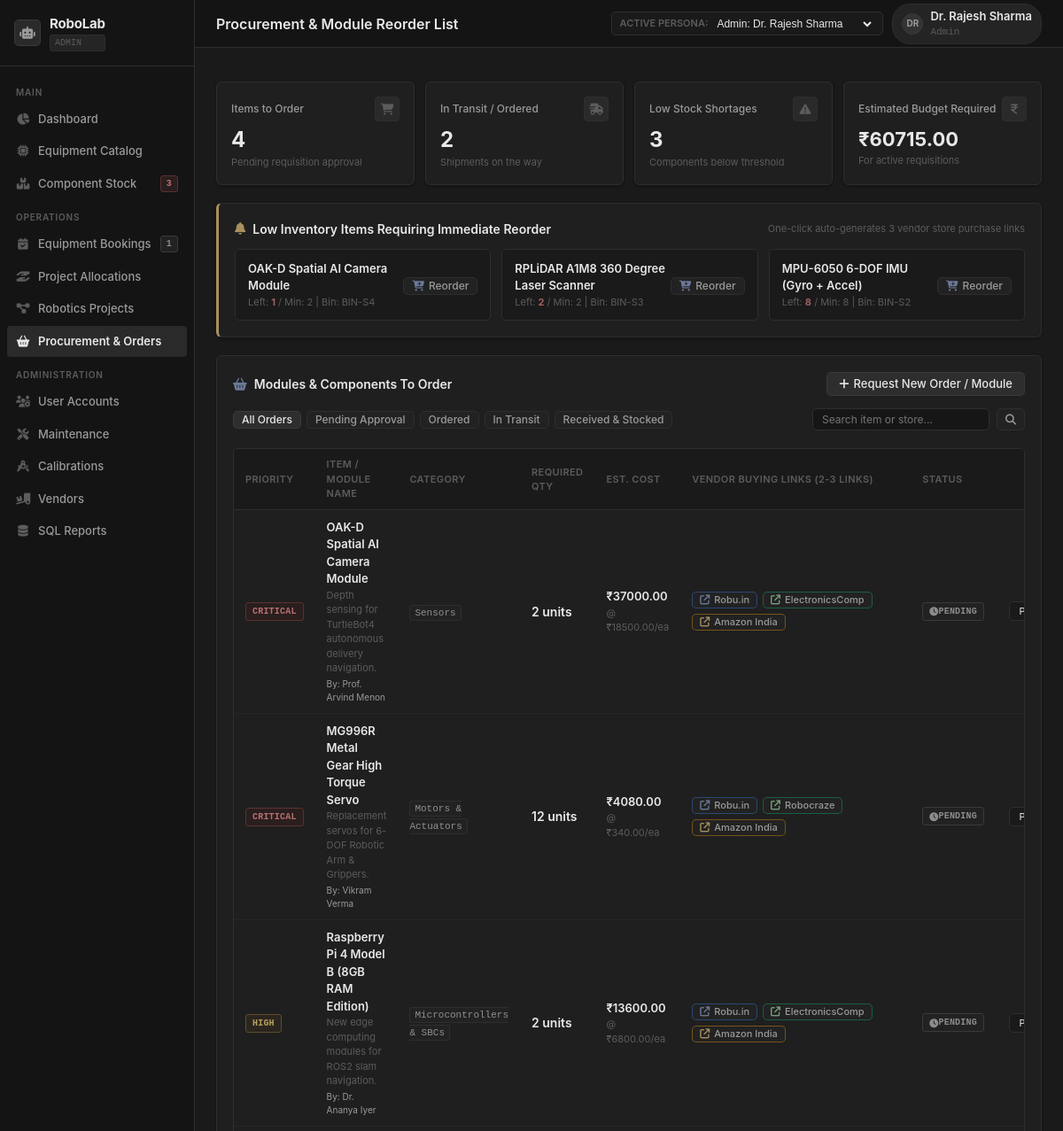
The app's page /procurement (upper part), older data.
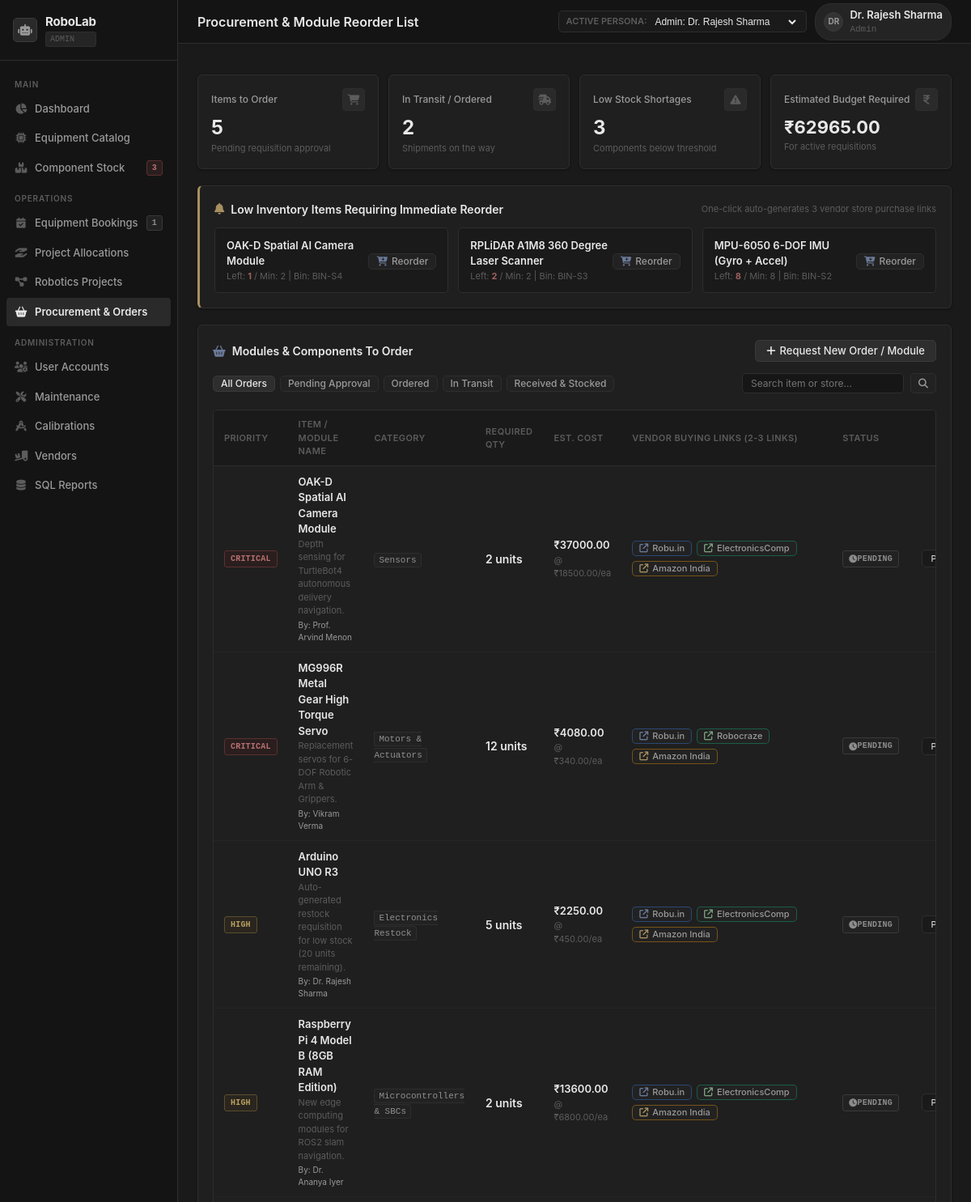
The same page, newer data.
### tables this page shows
CREATE TABLE COMPONENTS (
    component_id TEXT PRIMARY KEY,
    component_name TEXT NOT NULL,
    category_id INTEGER NOT NULL,
    total_quantity INTEGER NOT NULL CHECK (total_quantity >= 0),
    available_quantity INTEGER NOT NULL CHECK (available_quantity >= 0),
    minimum_stock INTEGER NOT NULL DEFAULT 5 CHECK (minimum_stock >= 0),
    unit_cost REAL DEFAULT 0.00 CHECK (unit_cost >= 0),
    storage_bin TEXT,
    specifications TEXT,
    created_at DATETIME DEFAULT CURRENT_TIMESTAMP,
    FOREIGN KEY (category_id) REFERENCES COMPONENT_CATEGORIES(category_id)
);

CREATE TABLE REQUISITIONS (
    requisition_id INTEGER PRIMARY KEY AUTOINCREMENT,
    component_id TEXT,
    item_name TEXT NOT NULL,
    category_name TEXT DEFAULT 'Electronics',
    required_quantity INTEGER NOT NULL DEFAULT 1,
    estimated_unit_cost REAL DEFAULT 0.00,
    priority TEXT CHECK(priority IN ('Critical', 'High', 'Medium', 'Low')) DEFAULT 'Medium',
    status TEXT CHECK(status IN ('Pending Order', 'Approved', 'Ordered', 'In Transit', 'Received', 'Cancelled')) DEFAULT 'Pending Order',
    vendor_name_1 TEXT DEFAULT 'Robu.in',
    buy_link_1 TEXT,
    vendor_name_2 TEXT DEFAULT 'ElectronicsComp',
    buy_link_2 TEXT,
    vendor_name_3 TEXT DEFAULT 'Amazon India',
    buy_link_3 TEXT,
    notes TEXT,
    requested_by INTEGER,
    created_at DATETIME DEFAULT CURRENT_TIMESTAMP,
    FOREIGN KEY (component_id) REFERENCES COMPONENTS(component_id) ON DELETE SET NULL,
    FOREIGN KEY (requested_by) REFERENCES USERS(user_id) ON DELETE SET NULL
);

CREATE TABLE USERS (
    user_id INTEGER PRIMARY KEY AUTOINCREMENT,
    role_id INTEGER NOT NULL,
    full_name TEXT NOT NULL,
    email TEXT NOT NULL UNIQUE,
    password_hash TEXT DEFAULT 'pbkdf2:sha256:default_hash',
    roll_number TEXT UNIQUE,
    phone TEXT,
    department TEXT DEFAULT 'Robotics & Automation',
    created_at DATETIME DEFAULT CURRENT_TIMESTAMP,
    FOREIGN KEY (role_id) REFERENCES ROLES(role_id)
);

### app.py (the view)
@app.route('/procurement')
@login_required
def procurement_list():
    user = get_current_user()
    if user and user['role_name'] not in ['Admin', 'Lab Technician']:
        flash("Access restricted. Procurement & Orders is only available to Admin and Lab Technicians.", 'danger')
        return redirect(url_for('dashboard'))
    status_filter = request.args.get('status', '')
    priority_filter = request.args.get('priority', '')
    search = request.args.get('q', '').strip()
    sql = """
        SELECT r.*, u.full_name AS requester_name, c.available_quantity, c.minimum_stock, c.storage_bin
        FROM REQUISITIONS r
        LEFT JOIN USERS u ON r.requested_by = u.user_id
        LEFT JOIN COMPONENTS c ON r.component_id = c.component_id
        WHERE 1=1
    """
    params = []
    if status_filter:
        sql += " AND r.status = %s"
        params.append(status_filter)
    if priority_filter:
        sql += " AND r.priority = %s"
        params.append(priority_filter)
    if search:
        sql += " AND (r.item_name LIKE %s OR r.category_name LIKE %s OR r.vendor_name_1 LIKE %s)"
        term = f"%{search}%"
        params.extend([term, term, term])
    sql += " ORDER BY CASE r.priority WHEN 'Critical' THEN 1 WHEN 'High' THEN 2 WHEN 'Medium' THEN 3 ELSE 4 END, r.requisition_id DESC"
    requisitions = query_db(sql, params)
    all_components = query_db("SELECT component_id, component_name, available_quantity, minimum_stock, unit_cost FROM COMPONENTS ORDER BY component_name ASC")
    low_stock_items = query_db("SELECT * FROM COMPONENTS WHERE available_quantity <= minimum_stock ORDER BY available_quantity ASC")
    total_orders = len(requisitions)
    pending_count = sum(1 for r in requisitions if r['status'] == 'Pending Order')
    in_transit_count = sum(1 for r in requisitions if r['status'] in ['Ordered', 'In Transit'])
    total_est_cost = sum((r['required_quantity'] or 0) * float(r['estimated_unit_cost'] or 0) for r in requisitions if r['status'] != 'Cancelled')
    return render_template('procurement.html',
                           requisitions=requisitions,
                           all_components=all_components,
                           low_stock_items=low_stock_items,
                           selected_status=status_filter,
                           selected_priority=priority_filter,
                           search=search,
                           total_orders=total_orders,
                           pending_count=pending_count,
                           in_transit_count=in_transit_count,
                           total_est_cost=total_est_cost)

### app.py (called while the page is built)
def get_current_user():
    user_id = session.get('user_id')
    if not user_id:
        return None
    user = query_db("""
        SELECT u.*, r.role_name
        FROM USERS u
        JOIN ROLES r ON u.role_id = r.role_id
        WHERE u.user_id = %s
    """, [user_id], one=True)
    return user

def login_required(f):
    @wraps(f)
    def decorated_function(*args, **kwargs):
        if 'user_id' not in session:
            first_user = query_db("SELECT u.user_id, r.role_name, u.full_name FROM USERS u JOIN ROLES r ON u.role_id = r.role_id ORDER BY u.user_id ASC LIMIT 1", one=True)
            if first_user:
                session['user_id'] = first_user['user_id']
                session['role_name'] = first_user['role_name']
                session['full_name'] = first_user['full_name']
            else:
                session['user_id'] = 1
                session['role_name'] = 'Admin'
        return f(*args, **kwargs)
    return decorated_function

### db.py (called while the page is built)
def is_using_sqlite():
    global _USING_SQLITE
    return _USING_SQLITE

### templates/procurement.html (shortened to what the changed rows need)
{% extends "layout.html" %}
{% block page_title %}Procurement &amp; Module Reorder List{% endblock %}
{% block content %}
<div class="metrics-grid">
    <div class="metric-card" style="--card-accent: var(--accent-rose);">
        <div class="metric-header">
            <span class="metric-title">Items to Order</span>
            <div class="metric-icon"><i class="fa-solid fa-cart-shopping"></i></div>
        </div>
        <div class="metric-value">{{ pending_count }}</div>
        <div class="metric-subtitle">Pending requisition approval</div>
    </div>
    <div class="metric-card" style="--card-accent: var(--accent-emerald);">
        <div class="metric-header">
            <span class="metric-title">Estimated Budget Required</span>
            <div class="metric-icon"><i class="fa-solid fa-indian-rupee-sign"></i></div>
        </div>
        <div class="metric-value" style="font-size: 22px;">₹{{ "%.2f"|format(total_est_cost) }}</div>
        <div class="metric-subtitle">For active requisitions</div>
    </div>
</div>
{% if low_stock_items %}
<div class="card-section" style="border-left: 3px solid var(--accent-amber);">
    <div style="display: grid; grid-template-columns: repeat(auto-fit, minmax(280px, 1fr)); gap: 12px;">
        {% for item in low_stock_items %}
        <div style="background: var(--bg-card-secondary); padding: 12px 14px; border-radius: var(--radius-md); border: 1px solid var(--border-subtle); display: flex; align-items: center; justify-content: space-between;">
            <div>
                <div style="font-weight: 600; font-size: 13px;">{{ item.component_name }}</div>
                <div style="font-size: 11px; color: var(--text-muted);">
                    Left: <span style="color: var(--accent-rose); font-weight: 700;">{{ item.available_quantity }}</span> / Min: {{ item.minimum_stock }} | Bin: {{ item.storage_bin }}
                </div>
            </div>
            <form method="POST" action="{{ url_for('procurement_quick_add', component_id=item.component_id) }}">
                <button type="submit" class="btn btn-secondary btn-sm" title="Add to Requisition List with Buy Links">
                    <i class="fa-solid fa-cart-plus" style="color: var(--accent-blue);"></i> Reorder
                </button>
            </form>
        </div>
        {% endfor %}
    </div>
</div>
{% endif %}
<div class="card-section">
    <div class="table-container">
        <table class="table-modern">
            <thead>
                <tr>
                    <th>Priority</th>
                    <th>Item / Module Name</th>
                    <th>Category</th>
                    <th>Required Qty</th>
                    <th>Est. Cost</th>
                    <th style="min-width: 260px;">Vendor Buying Links (2-3 Links)</th>
                    <th>Status</th>
                    <th style="text-align: right;">Action</th>
                </tr>
            </thead>
            <tbody>
                {% for r in requisitions %}
                <tr>
                    <td>
                        {% if r.priority == 'Critical' %}
                            <span class="badge badge-overdue">CRITICAL</span>
                        {% elif r.priority == 'High' %}
                            <span class="badge badge-maintenance">HIGH</span>
                        {% elif r.priority == 'Medium' %}
                            <span class="badge badge-pending">MEDIUM</span>
                        {% else %}
                            <span class="badge" style="background: rgba(100, 116, 139, 0.12); color: #94a3b8;">LOW</span>
                        {% endif %}
                    </td>
                    <td>
                        <div style="font-weight: 600; font-size: 13px;">{{ r.item_name }}</div>
                        {% if r.notes %}
                        <div style="font-size: 11px; color: var(--text-muted); max-width: 240px;">{{ r.notes }}</div>
                        {% endif %}
                        {% if r.requester_name %}
                        <div style="font-size: 10px; color: var(--text-secondary); margin-top: 2px;">
                            By: {{ r.requester_name }}
                        </div>
                        {% endif %}
                    </td>
                    <td><span class="code-pill">{{ r.category_name }}</span></td>
                    <td style="font-weight: 600; font-size: 14px;">{{ r.required_quantity }} units</td>
                    <td>
                        <div style="font-weight: 600;">₹{{ "%.2f"|format(r.required_quantity * r.estimated_unit_cost) }}</div>
                        <div style="font-size: 11px; color: var(--text-muted);">@ ₹{{ "%.2f"|format(r.estimated_unit_cost) }}/ea</div>
                    </td>
                    <td>
                        <div style="display: flex; gap: 6px; flex-wrap: wrap;">
                            {% if r.buy_link_1 %}
                            <a href="{{ r.buy_link_1 }}" target="_blank" rel="noopener noreferrer" class="btn btn-secondary btn-sm" style="padding: 3px 8px; font-size: 11px; border-color: rgba(59, 130, 246, 0.4);" title="Open {{ r.vendor_name_1 or 'Store 1' }} page">
                                <i class="fa-solid fa-arrow-up-right-from-square" style="color: var(--accent-blue);"></i>
                                <span>{{ r.vendor_name_1 or 'Robu.in' }}</span>
                            </a>
                            {% endif %}
                            {% if r.buy_link_2 %}
                            <a href="{{ r.buy_link_2 }}" target="_blank" rel="noopener noreferrer" class="btn btn-secondary btn-sm" style="padding: 3px 8px; font-size: 11px; border-color: rgba(16, 185, 129, 0.4);" title="Open {{ r.vendor_name_2 or 'Store 2' }} page">
                                <i class="fa-solid fa-arrow-up-right-from-square" style="color: var(--accent-emerald);"></i>
                                <span>{{ r.vendor_name_2 or 'ElectronicsComp' }}</span>
                            </a>
                            {% endif %}
                            {% if r.buy_link_3 %}
                            <a href="{{ r.buy_link_3 }}" target="_blank" rel="noopener noreferrer" class="btn btn-secondary btn-sm" style="padding: 3px 8px; font-size: 11px; border-color: rgba(245, 158, 11, 0.4);" title="Open {{ r.vendor_name_3 or 'Store 3' }} page">
                                <i class="fa-solid fa-arrow-up-right-from-square" style="color: var(--accent-amber);"></i>
                                <span>{{ r.vendor_name_3 or 'Amazon' }}</span>
                            </a>
                            {% endif %}
                        </div>
                    </td>
                    <td>
                        {% if r.status == 'Received' %}
                            <span class="badge badge-good"><i class="fa-solid fa-check"></i> RECEIVED</span>
                        {% elif r.status in ['Ordered', 'In Transit'] %}
                            <span class="badge badge-in_use"><i class="fa-solid fa-truck"></i> {{ r.status|upper }}</span>
                        {% elif r.status == 'Approved' %}
                            <span class="badge badge-approved"><i class="fa-solid fa-thumbs-up"></i> APPROVED</span>
                        {% elif r.status == 'Cancelled' %}
                            <span class="badge badge-overdue">CANCELLED</span>
                        {% else %}
                            <span class="badge badge-pending"><i class="fa-solid fa-clock"></i> PENDING</span>
                        {% endif %}
                    </td>
                    <td style="text-align: right;">
                        <div style="display: inline-flex; gap: 4px; align-items: center;">
                            <form method="POST" action="{{ url_for('procurement_update_status', requisition_id=r.requisition_id) }}" style="display: inline-block;">
                                <select name="status" onchange="this.form.submit()" class="form-select" style="padding: 2px 6px; font-size: 11px; width: auto; background: var(--bg-card-secondary);">
                                    <option value="Pending Order" {% if r.status == 'Pending Order' %}selected{% endif %}>Pending</option>
                                </select>
                            </form>
                        </div>
                    </td>
                </tr>
                {% else %}
                <tr>
                    <td colspan="8" style="text-align: center; color: var(--text-muted); padding: 32px;">
                        No module requisitions found. Click <strong>Request New Order / Module</strong> to add one.
                    </td>
                </tr>
                {% endfor %}
            </tbody>
        </table>
    </div>
</div>
{% endblock %}

Row changes from the older to the newer data that the page shows:
added REQUISITIONS: priority "HIGH", item_name "Arduino UNO R3", notes "Auto-generated restock requisition for low stock (20 units remaining).", requester_name "Dr. Rajesh Sharma", category_name "Electronics Restock", required_quantity "5", r.required_quantity*r.estimated_unit_cost "2250.00", estimated_unit_cost "450.00", vendor_name_1 "Robu.in", vendor_name_2 "ElectronicsComp", vendor_name_3 "Amazon India", shows "PENDING", status "Pending"
Text that changed along with them:
{{ pending_count }}: "4" → "5"
{{ "%.2f"|format(total_est_cost) }}: "60715.00" → "62965.00"
